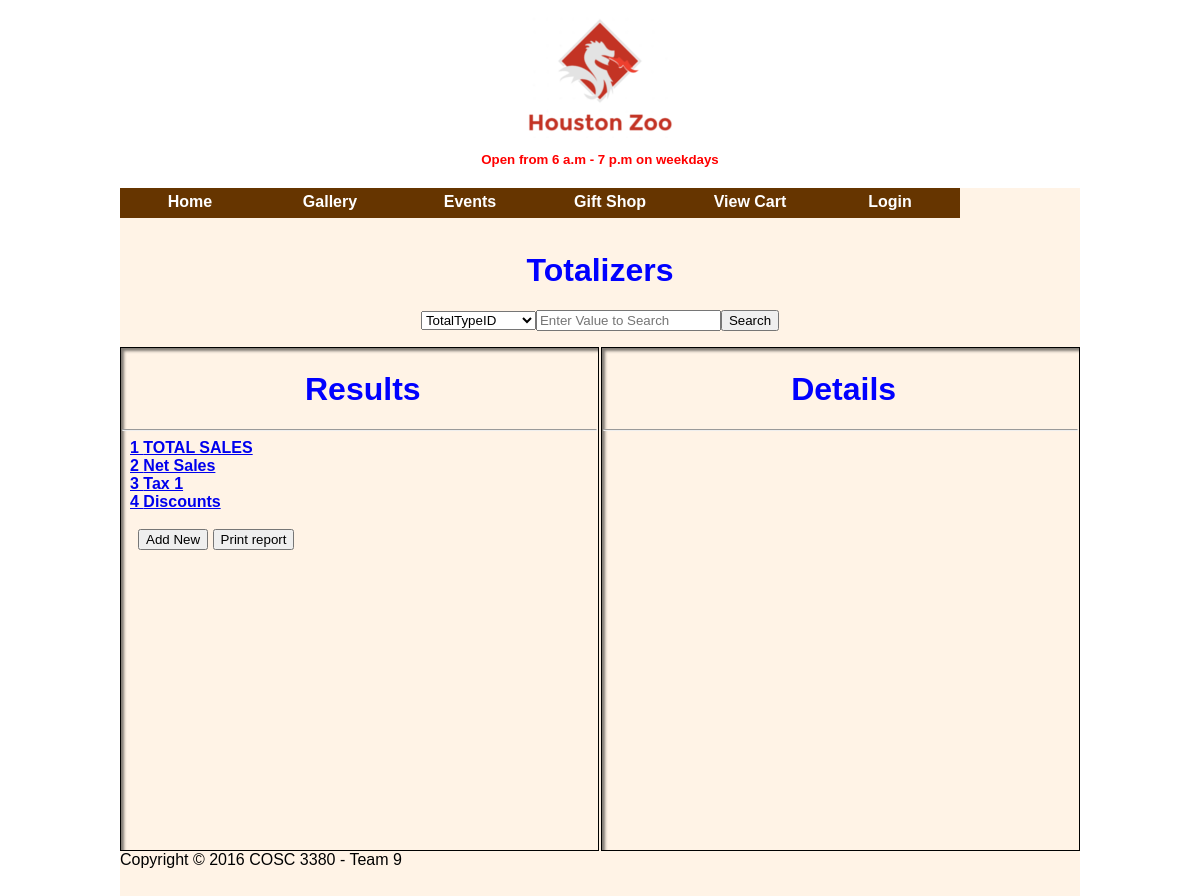
The page /totalTypes.php on the database its author committed.
### tables this page shows
CREATE TABLE IF NOT EXISTS `Menu` (
  `menuPage` int(11) NOT NULL AUTO_INCREMENT,
  `menutext` varchar(30) NOT NULL,
  `menuLink` varchar(30) NOT NULL,
  `menuParent` int(11) NOT NULL,
  `menuSort` int(11) NOT NULL,
  `menuSecurity` int(11) NOT NULL,
  PRIMARY KEY (`menuPage`)
);

CREATE TABLE IF NOT EXISTS `Totals_Type` (
  `TotalTypeID` int(11) NOT NULL AUTO_INCREMENT,
  `TotalTypeName` varchar(30) NOT NULL,
  `CreatedOn` datetime NOT NULL,
  `CreatedBy` int(11) NOT NULL,
  `UpdateOn` timestamp NOT NULL DEFAULT '0000-00-00 00:00:00' ON UPDATE CURRENT_TIMESTAMP,
  `UpdateBy` int(11) NOT NULL,
  PRIMARY KEY (`TotalTypeID`),
  UNIQUE KEY `TotalTypeName` (`TotalTypeName`),
  KEY `CreatedBy` (`CreatedBy`),
  KEY `UpdateBy` (`UpdateBy`)
);

### totalTypes.php (the view, shortened to what this page needs)
<?php ob_start(); require_once (__DIR__. '/scripts/config.php'); require(__DIR__. '/scripts/fpdf.php');?>
<html>
<head>
</head>
<body>
	<div id="title">
		<h1>Totalizers</h1>
	</div>
	<div id="search">
		<?php $user->fillDropDown('Totals_Type'); ?>
	</div>
	<div id="records">
		<div id="title">
		<h1>&thinsp;Results</h1>
		<hr/>
		</div>
		<?php
		try
		{
			$sql="Select * from Totals_Type;";
			$querystmt=$DB_con->prepare($sql);
			$querystmt->execute();
				while($row=$querystmt->fetchObject())
				{
					if ($action != 'search')
					{
						echo "&ensp;<b><a href='totalTypes.php?viewdetails={$row->TotalTypeID}'>{$row->TotalTypeID} {$row->TotalTypeName}</a></b></li>";
						echo "<br/>";
					}
				}
		}
		catch(PDOException $ex)
		{
			$user->redirect('error.php',$ex->getMessage());
		}
		?>
		<form>
			&emsp;<button type='submit' type='submit' name='submit' value='new'>Add New</button>
			<button type='submit' name='submit' value='print'>Print report</button>
		</form>
	</div>
	<div id="details">
		<div id="title">
		<h1>&thinsp;Details</h1>
		<hr/>
		</div>
	</div>
	<?php $page_Content=ob_get_contents();
	include( "master.php"); ?>
</body>
</html>

### scripts/class.zoouser.php (shortened to what this page needs)
<?php
class USERZOO
{
    private $db;
    function __construct($DB_con)
    {
        $this->db=$DB_con;
    }
    public function fillDropDown($table)
    {
        $sql="Select column_name from information_schema.columns where table_name='$table';";
        $querystmt=$this->db->prepare($sql);
        $querystmt->execute();
        echo "<form>";
		echo "<select name = 'soption'>";
        while($row=$querystmt->fetchObject()) {
            echo "<option value = '$row->column_name'>$row->column_name</option>";
        }
    	echo "</select>";
    	echo "<input type='search' name='searchVal' placeholder='Enter Value to Search'>";
		echo "<button type='submit' type='submit' name='submit' value='search'>Search</button>";
    	echo "</form>";
    }
    public function showMenu($level)
    {
        if($level==0)
        {
            $user_id=0;
        }
        elseif($level==1)
        {
            $user_id = $_SESSION['user_session'];
        }
        $result=$this->db->prepare("SELECT UserTypeID FROM customer WHERE customerID=:uid UNION select UserTypeID  from Staff where staffID=:uid LIMIT 1");
        $result->execute(array(':uid'=>$user_id));
        $userRow=$result->fetchObject();;
        $userLevel=$userRow->UserTypeID;
        if($level==0)
        {
            $sql="Select * from Menu Where menuSecurity=$userLevel order by menuParent,menuSort ASC";
        }
        elseif($level==1 && $userLevel==1)
        {
            $sql="Select * from Menu Where menuSecurity<=$userLevel and menuText not in('Login') order by menuParent,menuSort ASC";
        }
        else
        {
            $sql="Select * from Menu Where menuSecurity<=$userLevel and menuText not in ('Login','View Cart','Gift Shop','Events','Gallery') order by menuParent,menuSort ASC";
        }
        $querystmt=$this->db->prepare($sql);
        $querystmt->execute();
        while($row=$querystmt->fetchObject())
        {
            if($row->menuParent==0)
            {
                $menu[$row->menuPage]['text']=$row->menutext;
                $menu[$row->menuPage]['link']=$row->menuLink;
            }
        }
        if(!empty($menu))
        {
            echo "<div id='navmenu'>";
            echo "<ul id='nav'>";
            foreach($menu as $page=>$link)
            {
                $name=$link['text'];
                $linkUrl=$link['link'];
                if($linkUrl!="")
                {
                    echo "<li><a href='$linkUrl'>$name</a>";
                }
                else
                {
                    echo "<li><a>$name</a>";
                }
                echo "</li>";
            }
            echo "</ul>";
            echo "</div>";
            echo "<br/>";
        }
    }
}
?>

### css/default.css (style rules this page uses)
body { background: url(../images/wood-wallpaper.png); font-family: Helvetica, Arial; }
#title { color: blue; text-align: center; }
#search { text-align: center }
#records { padding: 1px; width:49.5%; height:500px; border:1px solid black; float:left; box-shadow:inset 3px 3px 3px rgba(0,0,0,.5); }
#details { padding: 1px; border:1px solid black; width:49.5%; height:500px; float:right; box-shadow:inset 3px 3px 3px rgba(0,0,0,.5); }
#navmenu { width:100%; }
#navmenu ul { margin: 0; padding: 0; height:25px; }
#navmenu li { margin: 0; padding: 0; list-style: none; float: left; position: relative; background:#663500; }
#navmenu ul li a { text-align:center; text-decoration:none; font-family:Arial, Helvetica, sans-serif; font-weight:bold; height:25px; width:140px; display:block; color:#FFFFFF; padding-top:5px; }

### rows shown on the page
menu: menutext "Home"
menu: menutext "Gallery"
menu: menutext "Events"
menu: menutext "Gift Shop"
menu: menutext "View Cart"
menu: menutext "Login"
totals_type: TotalTypeID "1", TotalTypeName "TOTAL SALES"
totals_type: TotalTypeID "2", TotalTypeName "Net Sales"
totals_type: TotalTypeID "3", TotalTypeName "Tax 1"
totals_type: TotalTypeID "4", TotalTypeName "Discounts"

### other values the page prints
form field soption "TotalTypeID"
